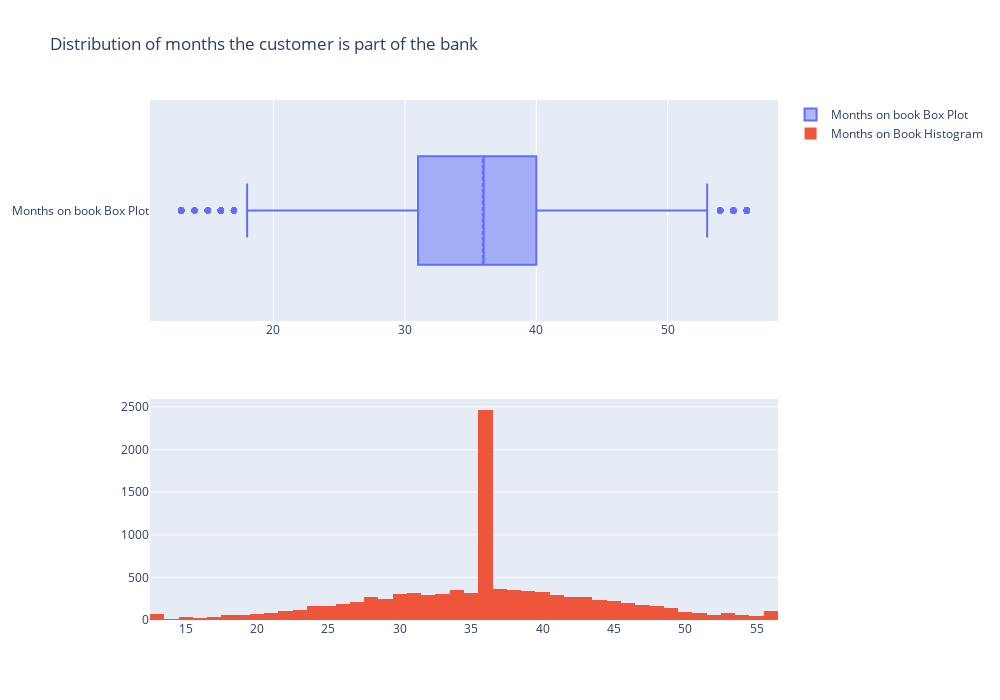

The cell this chart's notebook holds for it:
### Code cell
# Month The customer is part of the bank -- Months_on_book column
fig = make_subplots(rows=2,cols=1)

tr1 = go.Box(x = df['Months_on_book'],name = 'Months on book Box Plot',boxmean=True)
tr2 = go.Histogram(x = df['Months_on_book'] ,name='Months on Book Histogram')

fig.add_trace(tr1,row=1,col=1)
fig.add_trace(tr2,row=2,col=1)
fig.update_layout(height = 700,width = 1000, title_text = 'Distribution of months the customer is part of the bank')
fig.show()

### Figure 1 — Plotly figure (JSON) as saved in the notebook; plotly's stock layout.template omitted (floating-point values rounded to 4 significant figures; data arrays with more than 128 entries replaced by an {"elided": "..."} marker saying what was removed)
{"data": [{"boxmean": true, "name": "Months on book Box Plot", "type": "box", "x": {"elided": "10127 int values"}, "xaxis": "x", "yaxis": "y"}, {"name": "Months on Book Histogram", "type": "histogram", "x": {"elided": "10127 int values"}, "xaxis": "x2", "yaxis": "y2"}], "layout": {"height": 700, "title": {"text": "Distribution of months the customer is part of the bank"}, "width": 1000, "xaxis": {"anchor": "y", "autorange": true, "domain": [0, 1], "range": [10.61, 58.39], "type": "linear"}, "xaxis2": {"anchor": "y2", "autorange": true, "domain": [0, 1], "range": [12.5, 56.5], "type": "linear"}, "yaxis": {"anchor": "x", "autorange": true, "domain": [0.575, 1], "range": [-0.5, 0.5], "type": "category"}, "yaxis2": {"anchor": "x2", "autorange": true, "domain": [0, 0.425], "range": [0, 2593.0]}}}
